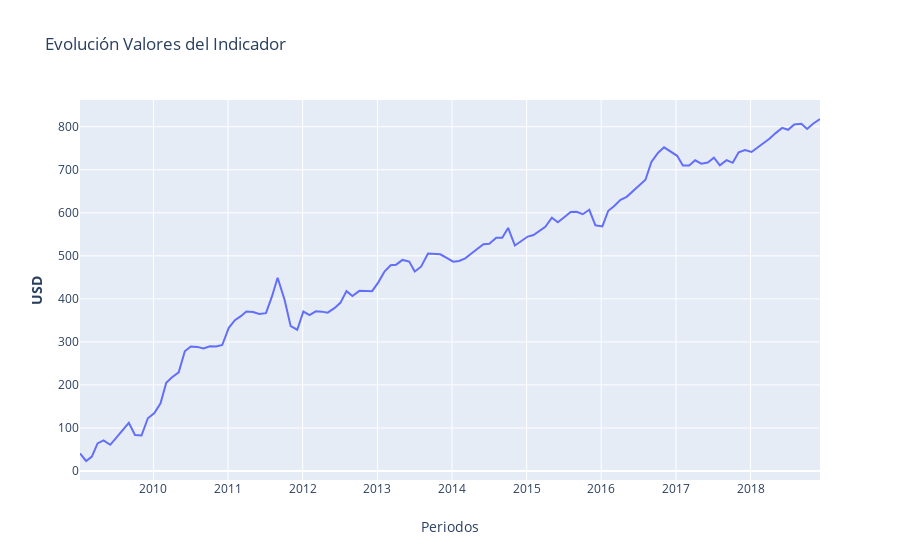

The code cell stored with this chart in its notebook:
### Markdown cell above
### Evolución del capital

### Code cell
fig = go.Figure()
fig = make_subplots()
fig.add_trace(go.Scatter(x=df_backtest['timestamp'], y=df_backtest['capital'],name='Capital'),secondary_y=False)
# Título del grafico
fig.update_layout(title_text='Evolución Valores del Indicador')
    
# Titulo eje x
fig.update_xaxes(title_text='Periodos')
    
# Titulo eje y
fig.update_yaxes(title_text='<b>USD</b>', secondary_y=False)
    
fig.show()
